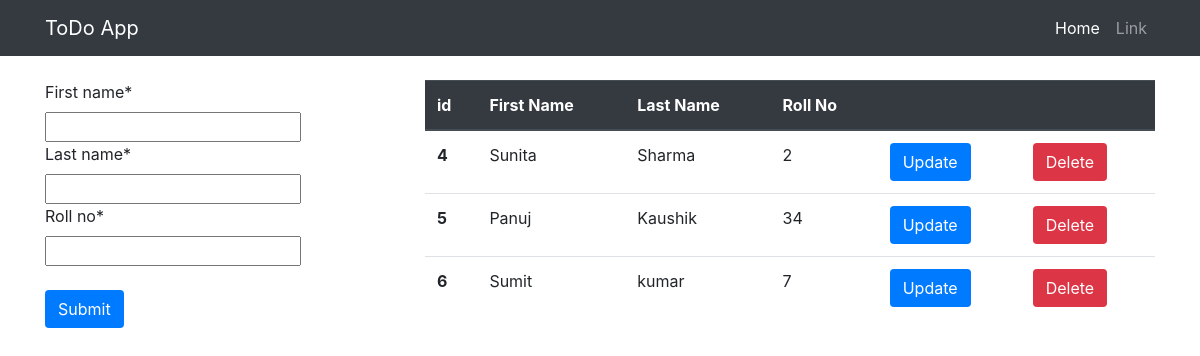
Before: / with the older database file.
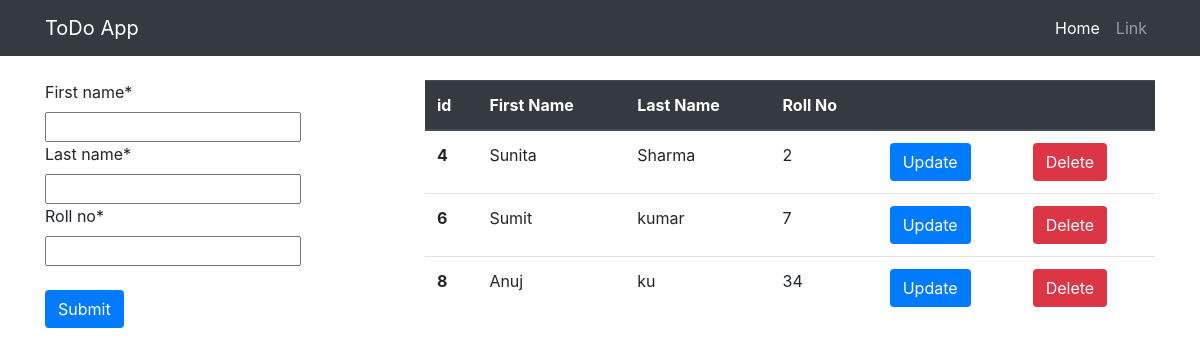
After: the same page with the newer database file.
### todo/models.py (models this page shows, shortened)
class TodoApp(models.Model):
    first_name = models.CharField(max_length=100)
    last_name = models.CharField(max_length=100)
    roll_no = models.CharField(max_length=10)

### todo/views.py (the view)
# urls.py: path('', views.home, name='home'),
def home(request):
    data = TodoApp.objects.all()
    if request.method == 'POST':
        form = TodoForm(request.POST)
        if form.is_valid():
            form.save()
            return redirect('/')
    else:
        form = TodoForm()
    context = {'form': form, 'data': data}
    return render(request, 'todo/index.html', context)

### todo/forms.py
class TodoForm(forms.ModelForm):
    class Meta:
        model = TodoApp
        fields = '__all__'

### todo/templates/todo/index.html (shortened to what this page needs)
{% extends 'todo/base.html' %}
{% load crispy_forms_tags %}
{% block content %}
    <div class="container">
        <div class="row mt-4">
            <div class="col-md-4">
                <form action="" method="POST">
                    {{ form|crispy }}
                    <br>
                    <input type="submit" class="btn bg-primary text-white">
                </form>
            </div>
            <div class="col-md-8">
                <table class="table">
                    <thead class="thead-dark">
                    <tr>
                        <th scope="col">id</th>
                        <th scope="col">First Name</th>
                        <th scope="col">Last Name</th>
                        <th scope="col">Roll No</th>
                        <th scope="col"></th>
                        <th scope="col"></th>
                    </tr>
                    </thead>
                    <tbody>
                    {% for data in data %}
                        <tr>
                            <th scope="row">{{ data.id }}</th>
                            <td>{{ data.first_name }}</td>
                            <td>{{ data.last_name }}</td>
                            <td>{{ data.roll_no }}</td>
                            <td>
                                <button type="button" class="btn bg-primary">
                                    <a class="text-white" href="{% url 'update' data.id %}">Update</a>
                                </button>
                            </td>
                            <td>
                                <button type="button" class="btn bg-danger">
                                    <a class="text-white" href="{% url 'delete' data.id %}">Delete</a>
                                </button>
                            </td>
                        </tr>
                    {% endfor %}
                    </tbody>
                </table>
            </div>
        </div>
    </div>
{% endblock %}

### todo/templates/todo/base.html (shortened to what this page needs)
<!doctype html>
<html lang="en">
  <head>
    <link rel="stylesheet" href="https://cdn.jsdelivr.net/npm/bootstrap@4.5.3/dist/css/bootstrap.min.css">
  </head>
  <body>
    {% include 'todo/navbar.html' %}
    {% block content %}
    {% endblock %}
  </body>
</html>

### todo/templates/todo/navbar.html (shortened to what this page needs)
<nav class="navbar navbar-expand-lg navbar-dark bg-dark">
    <div class="container">
        <a class="navbar-brand" href="#">ToDo App</a>
        <div class="collapse navbar-collapse" id="navbarSupportedContent">
            <ul class="navbar-nav ml-auto">
                <li class="nav-item active">
                    <a class="nav-link" href="#">Home <span class="sr-only">(current)</span></a>
                </li>
                <li class="nav-item">
                    <a class="nav-link" href="#">Link</a>
                </li>
            </ul>
        </div>
    </div>
</nav>

Changed rows visible on the page:
removed TodoApp: id "5", first_name "Panuj", last_name "Kaushik", roll_no "34"
added TodoApp: id "8", first_name "Anuj", last_name "ku", roll_no "34"
